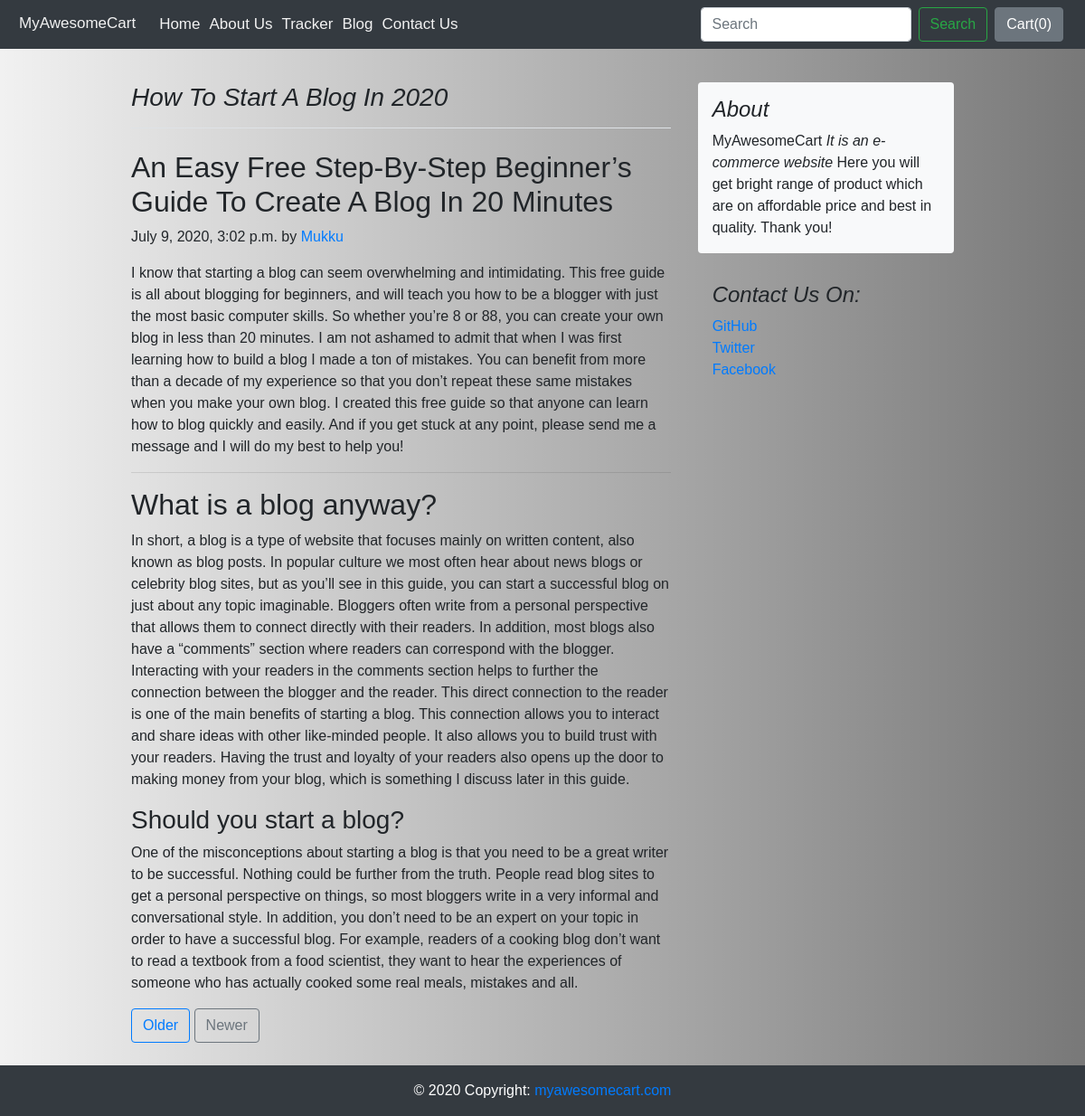
Screenshot of /blog/blogpost/5 with the database file from the repository.
### blog/models.py (models this page shows, shortened)
class Blogpost(models.Model):
    post_id = models.AutoField(primary_key=True)
    title = models.CharField(max_length=50)
    head0 = models.CharField(max_length=500, default="")
    chead0 = models.CharField(max_length=5000, default="")
    head1 = models.CharField(max_length=500, default="")
    chead1 = models.CharField(max_length=5000, default="")
    head2 = models.CharField(max_length=500, default="")
    chead2 = models.CharField(max_length=5000, default="")
    pub_date = models.DateTimeField(default=datetime.now)
    thumbnail = models.ImageField(upload_to="blog/images", default="")

### blog/views.py (the view)
# urls.py: path('blogpost/<int:id>', views.blogpost,name='blogPost')
def blogpost(request,id):
    lent = Blogpost.objects.all()
    post = Blogpost.objects.filter(post_id=id)[0]
    print(post.post_id)
    pre = post.post_id - 1
    nex = post.post_id + 1
    if pre == 0 :
        pre = post.post_id
    if nex > len(lent):
        nex = post.post_id
    print(pre,nex)
    return render(request,'blog/blogpost.html',{'post':post,'pre':pre,'nex':nex})

### blog/templates/blog/blogpost.html (shortened to what this page needs)
{% extends 'blog/basic.html' %}
{% block body %}
<main role="main" class="container">
      <div class="row">
        <div class="col-md-8 blog-main">
          <h3 class="pb-3 mb-4 font-italic border-bottom">
            {{post.title}}
          </h3>
          <div class="blog-post">
            <h2 class="blog-post-title">{{post.head0}}</h2>
            <p class="blog-post-meta">{{post.pub_date}} by <a href="#">Mukku</a></p>
            <p>{{post.chead0}}</p>
            <hr>
              <h2>{{post.head1}}</h2>
            <p>{{post.chead1}}</p>
            <h3>{{post.head2}}</h3>
            <p>{{post.chead2}}</p>
          </div>
          <nav class="blog-pagination">
            <a class="btn btn-outline-primary" href="{{pre}}">Older</a>
            <a class="btn btn-outline-secondary" href="{{nex}}">Newer</a>
          </nav>
        </div>
        <aside class="col-md-4 blog-sidebar">
          <div class="p-3 mb-3 bg-light rounded">
            <h4 class="font-italic">About</h4>
            <p class="mb-0">MyAwesomeCart<em> It is an e-commerce website</em> Here you will get bright range of product which are on affordable price and best in quality. Thank you!</p>
          </div>
          <div class="p-3">
            <h4 class="font-italic">Contact Us On:</h4>
            <ol class="list-unstyled">
              <li><a href="#">GitHub</a></li>
              <li><a href="#">Twitter</a></li>
              <li><a href="#">Facebook</a></li>
            </ol>
          </div>
        </aside>
      </div>
    </main>
{% endblock %}

### rows the page displays
Blogpost: title "How To Start A Blog In 2020", head0 "An Easy Free Step-By-Step Beginner’s Guide To Create A Blog In 20 Minutes", pub_date "July 9, 2020, 3:02 p.m.", chead0 "I know that starting a blog can seem overwhelming and intimidating. This free guide is all about blogging for beginners, and will teach you how to be a blogger with just the most basic computer skills. So whether you’re 8 or 88, you can create your own blog in less than 20 minutes. I am not ashamed to admit that when I was first learning how to build a blog I made a ton of mistakes. You can benefit from more than a decade of my experience so that you don’t repeat these same mistakes when you make your own blog. I created this free guide so that anyone can learn how to blog quickly and easily. And if you get stuck at any point, please send me a message and I will do my best to help you!", head1 "What is a blog anyway?", chead1 "In short, a blog is a type of website that focuses mainly on written content, also known as blog posts. In popular culture we most often hear about news blogs or celebrity blog sites, but as you’ll see in this guide, you can start a successful blog on just about any topic imaginable. Bloggers often write from a personal perspective that allows them to connect directly with their readers. In addition, most blogs also have a “comments” section where readers can correspond with the blogger. Interacting with your readers in the comments section helps to further the connection between the blogger and the reader. This direct connection to the reader is one of the main benefits of starting a blog.…", head2 "Should you start a blog?", chead2 "One of the misconceptions about starting a blog is that you need to be a great writer to be successful. Nothing could be further from the truth. People read blog sites to get a personal perspective on things, so most bloggers write in a very informal and conversational style. In addition, you don’t need to be an expert on your topic in order to have a successful blog. For example, readers of a cooking blog don’t want to read a textbook from a food scientist, they want to hear the experiences of someone who has actually cooked some real meals, mistakes and all."
